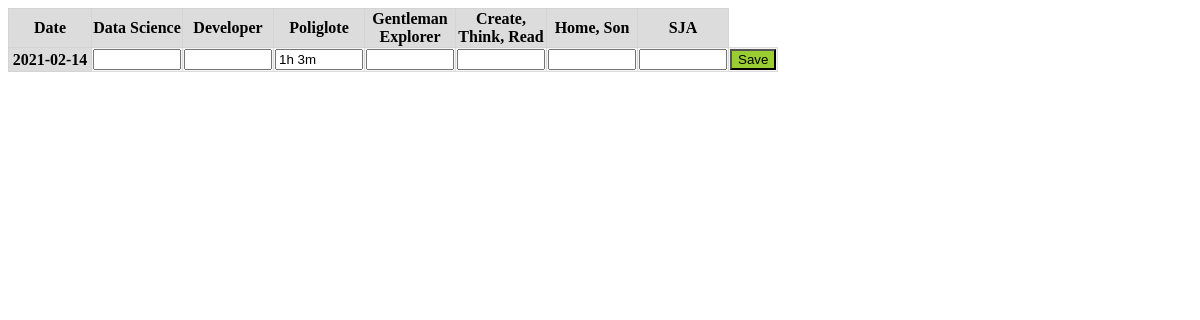
The app's page /day/edit/2021-02-14, older data.
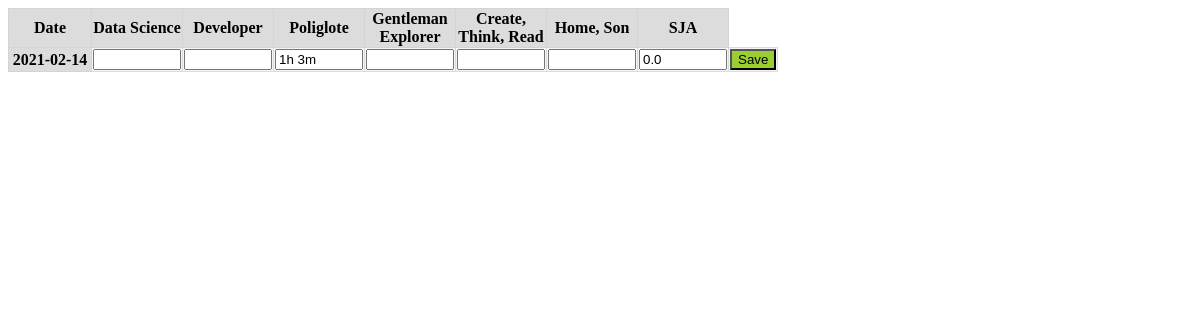
The same page, newer data.
### mymonth/models.py (models this page shows, shortened)
class Days(db.Model):
    id = db.Column(db.Date, primary_key = True)
    ds = db.Column(db.Interval)   # Data Science
    dev = db.Column(db.Interval)  # Developer
    pol = db.Column(db.Interval)  # Poliglote
    ge = db.Column(db.Interval)   # Gentleman Explorer
    crt = db.Column(db.Interval)  # Create Read Think
    hs = db.Column(db.Interval)   # Home Son
    alk = db.Column(db.Float)     # Alko

### mymonth/routes.py (the view, shortened to what this page needs)
@app.route('/day/edit/<id_day>', methods=['GET', 'POST'])
def edit_day(id_day):
    day = Days.query.get_or_404(date.fromisoformat(id_day))
    form_day = DayEditForm()
    return render_template('edit_day.html', form_day=form_day, day=day, f_string_from_duration=string_from_duration, f_string_from_float=string_from_float)

### mymonth/forms.py
class DayEditForm(FlaskForm):
    id = DateField(label='Date')
    ds = StringField(label='Data Science')
    dev = StringField(label='Developer')
    pol = StringField(label='Poliglote')
    ge = StringField(label='Gentleman Explorer')
    crt = StringField(label='Create, Think, Read')
    hs = StringField(label='Home, Son')
    alk = StringField(label='SJA')
    submit = SubmitField(label='Save')

### mymonth/utils.py (called while the page is built)
def string_from_duration(x):
    if isinstance(x, datetime):
        x = x - datetime(1970, 1, 1)
    if x is None or x is NaT or x.total_seconds() == 0:
        return ''
    total_seconds = x.total_seconds()
    days = total_seconds // 86400
    total_seconds -= days * 86400
    hours = total_seconds // 3600
    total_seconds -= hours * 3600
    minutes = total_seconds // 60
    total_seconds -= minutes * 60
    seconds = total_seconds
    duration_items = [(days, 'd'), (hours, 'h'), (minutes, 'm'), (seconds, 's')]
    non_zero_items = 0
    for item in duration_items:
        if item[0] != 0:
            non_zero_items += 1
    if non_zero_items > 2:
        duration_items.pop(-1)
    outcome = ''
    for item in duration_items:
        if item[0] != 0:
            outcome += f'{int(item[0])}{item[1]} '
    return outcome[:-1]

def string_from_float(x):
    outcome = x
    if x is None:
        outcome = ''
    return outcome

### mymonth/templates/edit_day.html (shortened to what this page needs)
{% extends "layout.html" %}
{% block content %}
<table>
    <form method="POST" action="">
        <tr>
            <th>{{ form_day.id.label }}</th>
            <th>{{ form_day.ds.label }}</th>
            <th>{{ form_day.dev.label }}</th>
            <th>{{ form_day.pol.label }}</th>
            <th>{{ form_day.ge.label }}</th>
            <th>{{ form_day.crt.label }}</th>
            <th>{{ form_day.hs.label }}</th>
            <th>{{ form_day.alk.label }}</th>
        </tr>
        <tr>
            <th>{{day.id}}</th>
            <td>{{ form_day.ds(style="width: 80px", value=f_string_from_duration(day.ds)) }}</td>
            <td>{{ form_day.dev(style="width: 80px", value=f_string_from_duration(day.dev)) }}</td>
            <td>{{ form_day.pol(style="width: 80px", value=f_string_from_duration(day.pol)) }}</td>
            <td>{{ form_day.ge(style="width: 80px", value=f_string_from_duration(day.ge)) }}</td>
            <td>{{ form_day.crt(style="width: 80px", value=f_string_from_duration(day.crt)) }}</td>
            <td>{{ form_day.hs(style="width: 80px", value=f_string_from_duration(day.hs)) }}</td>
            <td>{{ form_day.alk(style="width: 80px", value=f_string_from_float(day.alk)) }}</td>
            <td>{{ form_day.submit(class="btn_edit_day_save") }}</td>
        </tr>
    </form>
</table>
{% endblock content %}

### mymonth/templates/layout.html (shortened to what this page needs)
<!DOCTYPE html>
<html lang="en">
<head>
    <link rel="stylesheet" href="{{ url_for('static', filename='styles.css')}}">
</head>
<body>
    {% block content %}{% endblock %}
</body>
</html>

### mymonth/static/styles.css (style rules this page uses)
table { border-spacing: 1px; border-collapse: collapse; }
td { background-color: whitesmoke; border: 1px solid gainsboro; }
th { background-color: gainsboro; border: 1px solid rgb(212, 212, 212); width: 80px; }
.btn_edit_day_save { background-color: yellowgreen; }

Row changes from the older to the newer data that the page shows:
changed Days "2021-02-14": alk (not shown) → "0.0"
